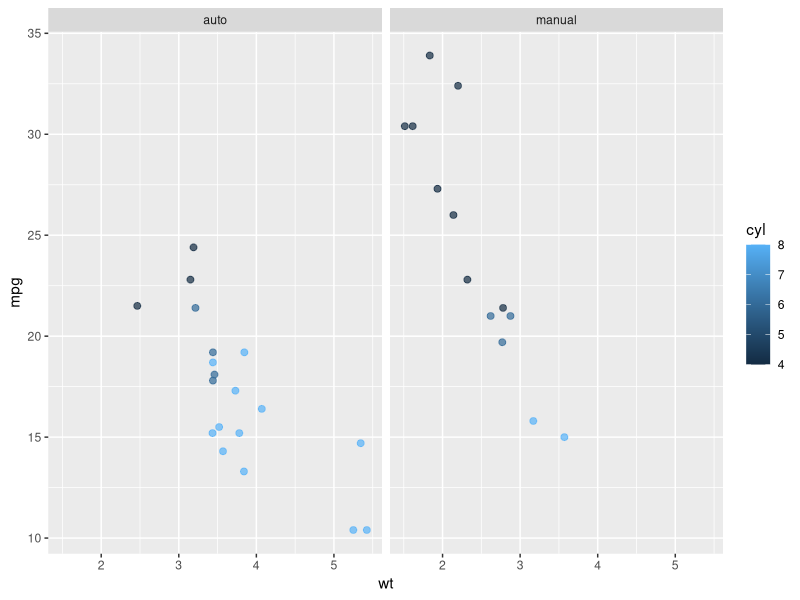

Recreate this plot in R. (Note: this script raises an error after producing the figure.)
## ---- chunk 1
knitr::opts_chunk$set(fig.path='Figs/', warning=FALSE, cache=TRUE)
require(ggplot2)
require(plyr)
## ---- chunk 2
cars <- mtcars
cars$am <- as.character(cars$am)
cars$am[cars$am == '0'] <- 'auto'
cars$am[cars$am == '1'] <- 'manual'
cars$am <- as.factor(cars$am)
## ---- chunk 3
p <- ggplot(data=cars)
p + geom_point(aes(x=wt, y=mpg, col=cyl), size = 2, alpha=0.7) + facet_grid(. ~ am)
## ---- chunk 4
fit1 <- lm(mpg ~ am - 1, data = cars)
resid1 <- cars$mpg - fit1$fitted.values
summary(fit1)
## ---- chunk 5
fit2 <- lm(mpg ~ am + wt, data = cars)
resid2 <- cars$mpg - fit2$fitted.values
summary(fit2)
## ---- chunk 6
fit3 <- lm(mpg ~ am + wt + hp, data = cars)
resid3 <- cars$mpg - fit3$fitted.values
summary(fit3)
## ---- chunk 7
library(ggplot2)
library(grid)
library(gridExtra)
plot <- ggplot(data = cars)
p1 <- plot + geom_point(aes(x=seq_along(resid1) ,y=resid1), size = 3) + geom_hline(y=0, size = 2) + labs(x = '', y = 'Model 1')
p2 <- plot + geom_point(aes(x=seq_along(resid2) ,y=resid2), size = 3) + geom_hline(y=0, size = 2) + labs(x = '', y = 'Model 2')
p3 <- plot + geom_point(aes(x=seq_along(resid3) ,y=resid3), size = 3) + geom_hline(y=0, size = 2) + labs(x = '', y = 'Model 3')
grid.arrange(p1, p2, p3, ncol = 3, main = "Residual Plots")
## ---- chunk 8
anova(fit1, fit2, fit3)
## ---- chunk 9
fit4 <- lm(mpg ~ am + wt + hp + cyl, data = cars)
fit5 <- lm(mpg ~ am + wt + hp + gear, data = cars)
anova(fit3, fit4)
anova(fit3, fit5)
## ---- chunk 10
coeff <- summary(fit3)$coefficients
coeff[2,1] + c(-1,1) * coeff[2,2] * qt(0.975, fit3$df)
coeff[2,1] + c(-1,1) * coeff[2,2] * qt(0.925, fit3$df)
